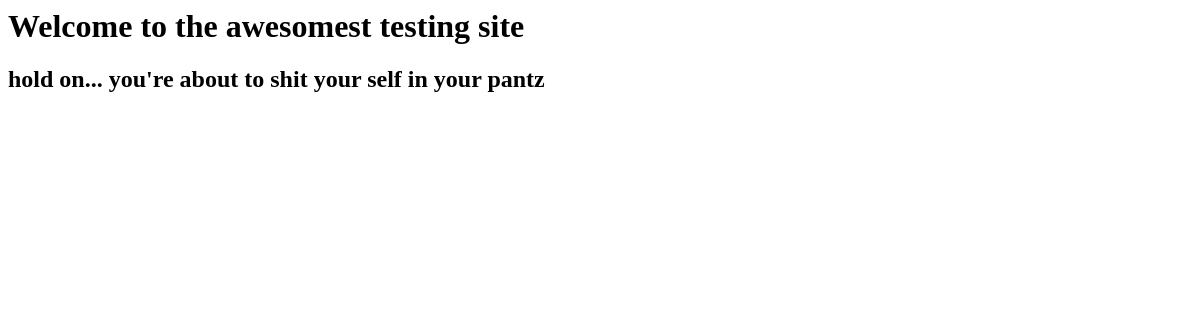
/, run on an earlier commit of the app's database.
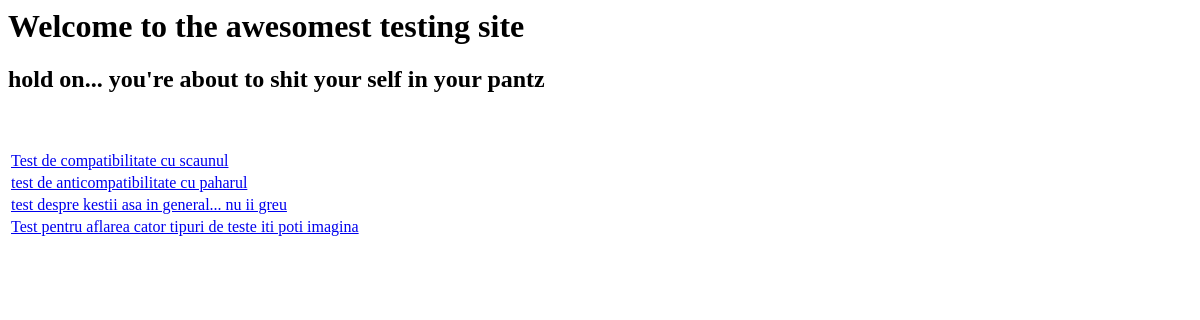
And on a later commit of the database.
### home/models.py (models this page shows, shortened)
class Test(models.Model):
    name = models.CharField(max_length=100)
    description = models.CharField(max_length=500, null=True)
    def __str__(self):
        return u"{0:s}".format(self.name)

### home/views.py (the view)
# urls.py: url(r'^$', views.home_view, name='home'),
def home_view(request):
    tests = Test.objects.all()
    request.session.get('answers', {}).clear()
    request.session.save()
    return render(request, 'questionaire/index.html', {'tests': tests})

### templates/questionaire/index.html (shortened to what this page needs)
<h1> Welcome to the awesomest testing site </h1>
<h2> hold on... you're about to shit your self in your pantz</h2>
<table>
    {% for test in tests %}
        <tr>
            <td>
                <a href="/tests/{{ test.id }}/{{ 1 }}">{{ test }}</a>
            </td>
        </tr>
    {% endfor %}
</table>

What changed in the data, as far as the page shows it:
added Test: name "Test de compatibilitate cu scaunul"
added Test: name "test de anticompatibilitate cu paharul"
added Test: name "test despre kestii asa in general... nu ii greu"
added Test: name "Test pentru aflarea cator tipuri de teste iti poti imagina"
